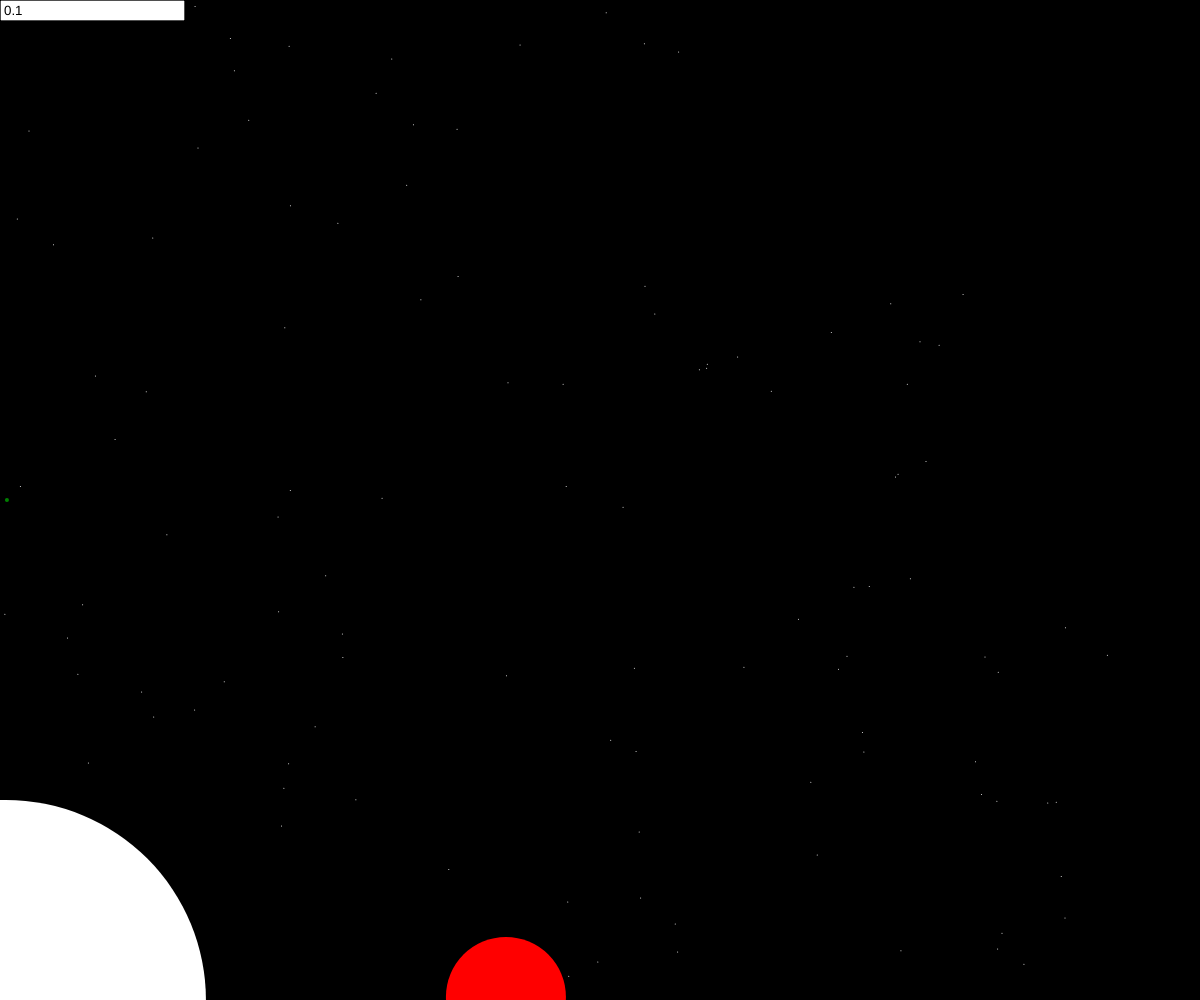
Frame 1 (no input)
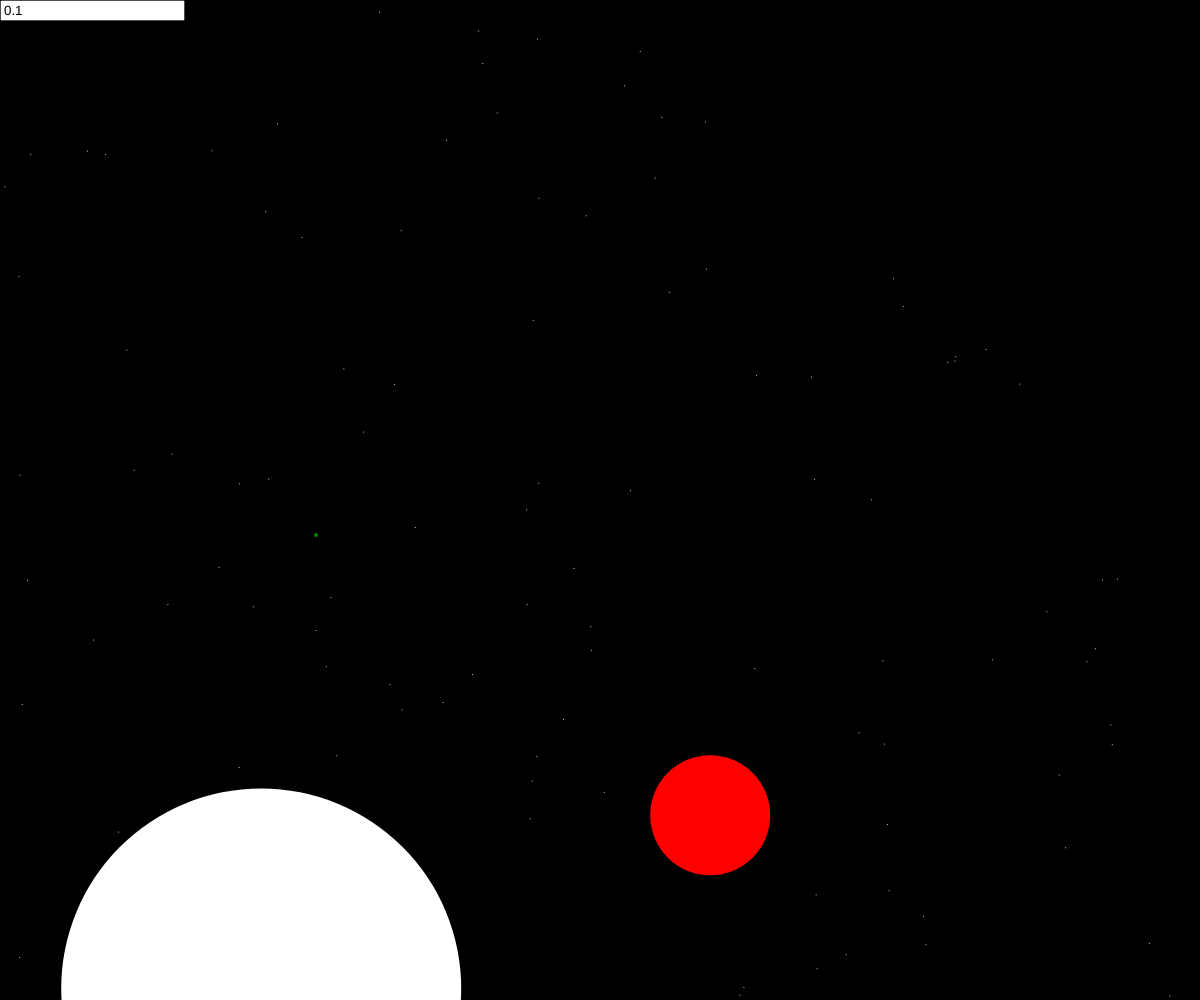
Frame 60 (no input)
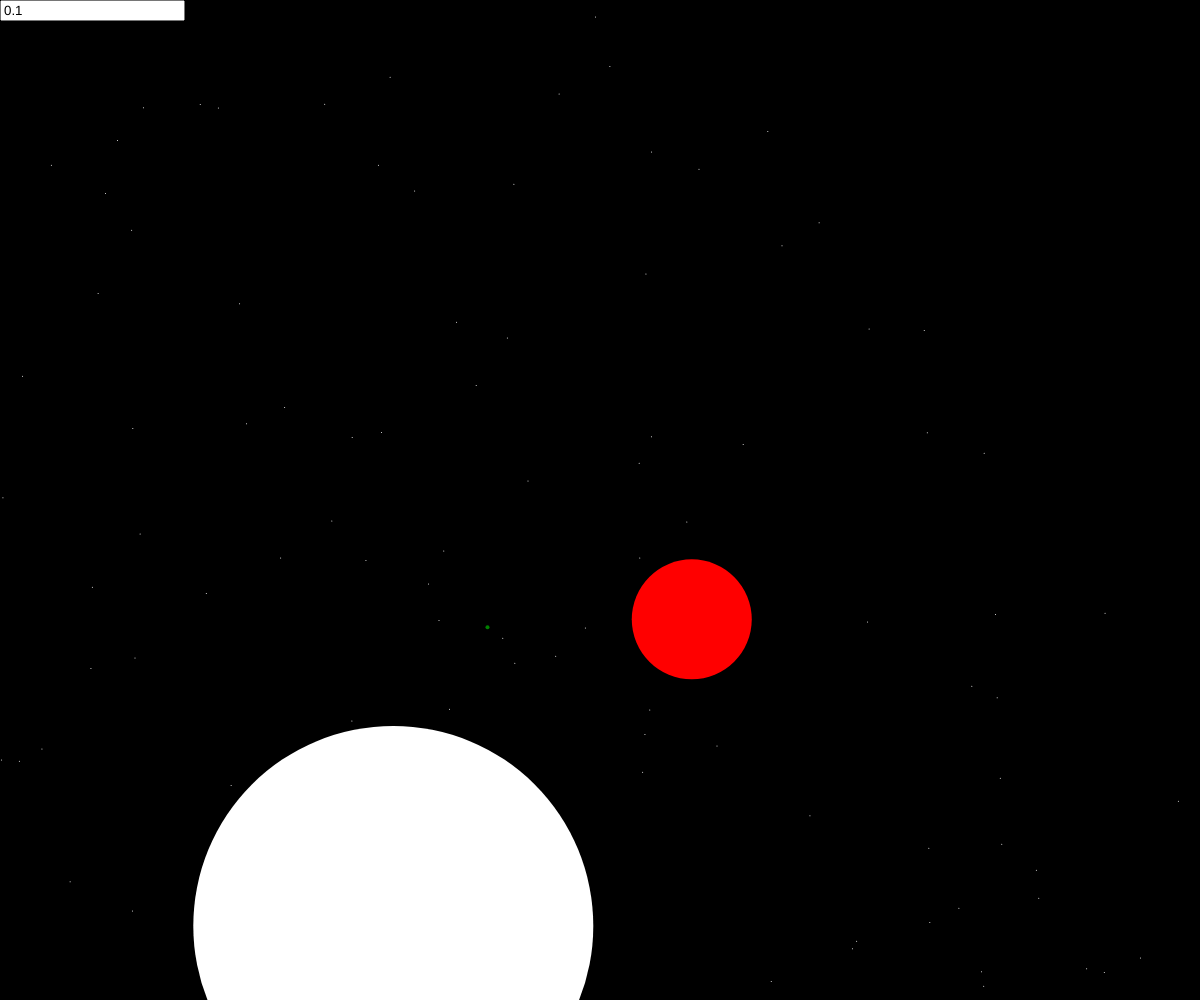
Frame 120 (the mouse pressed at the canvas centre since frame 60)

The p5.js sketch that drew these frames (run headless with seeded random() and noise() and a simulated clock; from frame 60 on, the mouse is pressed at the canvas centre):

// p5.js sketch
// ── sketch.js

let _width;
let _height;

let stars = [];
let planets = []

let friction = 1;
let gMult = 100;
let timeScale = 0.1;
let steps = 2;
let timeElapsed = timeScale / steps;

let starSize = 10

let inp;
let camera;

let stopUpdates = false
let numCollisions = 0

function isNumber(num){
  return num >= 0 || num < 0
}

function setup() {
  _width = windowWidth;
  _height = windowHeight;
  createCanvas(_width, _height);

  beegPlanets();

  camera = new Camera(planets[0])
    
  for(i = 0; i < 50000; i++){
    
    let red = 255;
    let blue = random(100, 255);
    let green = random(blue, 255);
    let alpha = 255;
    
    const star = {
      xPos: random(-100000, 100000),
      yPos: random(-100000, 100000),
      size: Math.pow(2, random(1, 6)),
      color: color(red, green, blue, alpha)
    }
    
    stars.push(star);    
  }
  
  inp = createInput(timeScale.toString());
  inp.position(0, 0);
}

function draw() {
  if(stopUpdates) return
  background(0);
  
  //let tempEarthVel = {
  //  x: earth.xVel, y: earth.yVel
  //}
  
  for(let i = 0; i < steps; i++){
    for(let j = 0; j < planets.length; j++){
    
      planets[j].update()
    }
  }
  
  camera.update()
  //getInput(tempEarthVel.x - earth.xVel, tempEarthVel.y - earth.yVel);

  strokeWeight(starSize * camera.zoom);
  stroke('white');
  let tempDist;
  if(width > height){
    tempDist = width / camera.zoom;
  }
  else{
    tempDist = height / camera.zoom;
  }
  for(let i = 0; i < stars.length; i++){
    
    if(Math.pow(stars[i].xPos - camera.position.x, 2) +
      Math.pow(stars[i].yPos - camera.position.y, 2) < Math.pow(tempDist, 2)){
      
      drawWithRot((stars[i].xPos-camera.position.x) * camera.zoom, 
                  (stars[i].yPos-camera.position.y) * camera.zoom);
    }
  }
  
  for(let i = planets.length-1; i >= 0; i--){
    
    stroke(planets[i].color);
    strokeWeight(planets[i].size * camera.zoom);
    
    if(planets[i].isEarth){
      //point(width/2, height/2)
    }

    drawWithRot((planets[i].position.x - camera.position.x) * camera.zoom, 
                (planets[i].position.y - camera.position.y) * camera.zoom);
  }
  
}
/*
function planetsBounce(i, j, d){
  
  planets[i].x = 
    0.5*(planets[i].x + planets[j].x) + 
    planets[i].size/2 * (planets[i].x - planets[j].x) / d; 
  planets[i].y = 
    0.5*(planets[i].y + planets[j].y) + 
    planets[i].size/2 * (planets[i].y - planets[j].y) / d; 
  planets[j].x = 
    0.5*(planets[i].x + planets[j].x) + 
    planets[j].size/2 * (planets[j].x - planets[i].x) / d; 
  planets[j].y = 
    0.5*(planets[i].y + planets[j].y) + 
    planets[j].size/2 * (planets[j].y - planets[i].y) / d;
  
  let nx = (planets[j].xPos - planets[i].xPos) / d; 
  let ny = (planets[j].yPos - planets[i].yPos) / d; 

  let p = 2 * (planets[i].xVel * nx + planets[i].yVel * ny - 
               planets[j].xVel * nx - planets[j].yVel * ny) /   
               (planets[i].mass + planets[j].mass); 
  
  planets[i].xVel = planets[i].xVel - p * planets[j].mass * nx * 0.99; 
  planets[i].yVel = planets[i].yVel - p * planets[j].mass * ny * 0.99; 
  planets[j].xVel = planets[j].xVel + p * planets[i].mass * nx * 0.99; 
  planets[j].yVel = planets[j].yVel + p * planets[i].mass * ny * 0.99;
  
        
  planets[i].xPos += planets[i].xVel * t;
  planets[i].yPos += planets[i].yVel * t;
  planets[j].xPos += planets[j].xVel * t;
  planets[j].yPos += planets[j].yVel * t;
 
  if(Math.abs(planets[i].xVel - planets[j].xVel) < 100 &&
     Math.abs(planets[i].yVel - planets[j].yVel) < 100){
    if(planets[i] == earth){
      planets[i].xVel = planets[j].xVel;
      planets[i].yVel = planets[j].yVel;
    }
    else if (planets[j] == earth){
      planets[j].xVel = planets[i].xVel;
      planets[j].yVel = planets[i].yVel;
    }
    else{
      let tempxVel = planets[i].xVel;
      let tempyVel = planets[i].yVel;
      planets[i].xVel += 2*(planets[j].xVel - planets[i].xVel);
      planets[i].yVel += 2*(planets[j].yVel - planets[i].yVel);
      planets[j].xVel += 2*(tempxVel - planets[j].xVel);
      planets[j].yVel += 2*(tempyVel - planets[j].yVel);
    }
  }
}
*/
function drawWithRot(inputX, inputY){
  
  //Thomas leaves his mark on the project
  let x = inputX - width/2;
  let y = inputY - height/2;
  
  let l = Math.sqrt(x*x + y*y);
  
  let theta;
  if (x<0) { theta = -camera.rotation - PI - Math.atan(y/x); }
  else{ theta = -camera.rotation - Math.atan(y/x); }
  
  let x2 = l * Math.cos(theta);
  let y2 = l * Math.sin(theta);
  
  point(x2 + width/2, y2 + height/2);
  
}

function getInput(accelerationX, accelerationY){
  
  /*
  //Attaching a jetpack to one of the celestial bodies
  let jetpackPower = 40 * inp.value();
  if(keyIsDown(LEFT_ARROW)){
    earth.xVel -= jetpackPower * cos(-camera.rotation);
    earth.yVel -= jetpackPower * sin(-camera.rotation);
  }
  if(keyIsDown(RIGHT_ARROW)){
    earth.xVel += jetpackPower * cos(-camera.rotation);
    earth.yVel += jetpackPower * sin(-camera.rotation);
  }
  if(keyIsDown(DOWN_ARROW)){
    earth.xVel -= jetpackPower * sin(camera.rotation);
    earth.yVel -= jetpackPower * cos(camera.rotation);
  }
  if(keyIsDown(UP_ARROW)){
    earth.xVel += jetpackPower * sin(camera.rotation);
    earth.yVel += jetpackPower * cos(camera.rotation);
  }
  
  if(keyIsDown(83)){
    
    let tempX = camera.position.x + width / camera.zoom / 2;
    let tempY = camera.position.y + height / camera.zoom / 2;
    
    camera.zoom *= 0.99;
    
    camera.position.x = tempX - width / camera.zoom / 2;
    camera.position.y = tempY - height / camera.zoom / 2;
  }
  if(keyIsDown(87)){
    
    let tempX = camera.position.x + width / camera.zoom / 2;
    let tempY = camera.position.y + height / camera.zoom / 2;
    
    camera.zoom *= 1.01;
    
    camera.position.x = tempX - width / camera.zoom / 2;
    camera.position.y = tempY - height / camera.zoom / 2;
  }
  */
  
  /*
  tempRot = Math.atan2(accelerationX, accelerationY);
  
  if(tempRot >= 0 || tempRot < 0){
    
    if(Math.abs(camera.rotation - tempRot) > PI){
      if(camera.rotation > tempRot){
        camera.rotation -= 2*PI;
      }
      else{
        tempRot -= 2*PI;
      }
    }
    
    camera.rotation = (camera.rotation + (tempRot / 30)) / 1.033;
    
  }
  */
  inp.input(ChangeTimeScale);
}

function ChangeTimeScale(){
  
  let value = this.value();
  
  if(
    (value > 0 && value < 1000) || (value < 0 && value > -1000)){
    
    timeScale = value;
    timeElapsed = timeScale / steps;
    
    console.log("Changing!");
  }
  
  console.log(value);
}

function earthMars(){
  
  
const planet1 = Object.assign({}, planetTemplate);
planet1.xPos = 700; planet1.yPos = 0;
planet1.xVel = 0; planet1.yVel = 120;
planet1.mass = 20; planet1.size = 60;
planet1.color = 'brown';
planets.push(planet1);
  
const sun1 = Object.assign({}, planetTemplate);
sun1.xPos = 0; sun1.yPos = 0;
sun1.xVel = 0; sun1.yVel = 0;
sun1.mass = 100; sun1.size = 400;
sun1.color = 'white';
planets.push(sun1);

const moon1 = Object.assign({}, planetTemplate);
moon1.xPos = 700; moon1.yPos = -60;
moon1.xVel = 45; moon1.yVel = 100;
moon1.mass = 1; moon1.size = 20;
moon1.color = 'brown';
planets.push(moon1);

const planet2 = Object.assign({}, planetTemplate);
planet2.xPos = 1700; planet2.yPos = 0;
planet2.xVel = 0; planet2.yVel = -110;
planet2.mass = 30; planet2.size = 100;
planet2.color = 'red';
planets.push(planet2);
}

function quadPlanets(){
  
  
const planet1 = Object.assign({}, planetTemplate);
planet1.xPos = 1200; planet1.yPos = 1200;
planet1.xVel = 80; planet1.yVel = -80;
planet1.mass = 55; planet1.size = 100;
planet1.color = 'green';
planets.push(planet1);
  
const planet2 = Object.assign({}, planetTemplate);
planet2.xPos = -1200; planet2.yPos = 1200;
planet2.xVel = 80; planet2.yVel = 80;
planet2.mass = 55; planet2.size = 100;
planet2.color = 'green';
planets.push(planet2);
  
const planet3 = Object.assign({}, planetTemplate);
planet3.xPos = -1200; planet3.yPos = -1200;
planet3.xVel = -80; planet3.yVel = 80;
planet3.mass = 55; planet3.size = 100;
planet3.color = 'green';
planets.push(planet3);
  
const planet4 = Object.assign({}, planetTemplate);
planet4.xPos = 1200; planet4.yPos = -1200;
planet4.xVel = -80; planet4.yVel = -80;
planet4.mass = 55; planet4.size = 100;
planet4.color = 'green';
planets.push(planet4);
}

function twinSuns(){
  
  const planet1 = new Planet(new Vector(0, 0), new Vector(0, 0), 1, 40, 'green')
  const planet2 = new Planet(new Vector(3000, 240), new Vector(0, 140), 1, 70, 'brown')
    
  const sun1 = new Planet(new Vector(400, 0), new Vector(0, -90), 100, 120, 'yellow')
  const sun2 = new Planet(new Vector(-400, 0), new Vector(0, 90), 100, 120, 'white')
}

function beegPlanets(){
  const planet = new Planet(new Vector(0, 5000), new Vector(100, 0), 10, 40, 'green')

  const sun = new Planet(new Vector(0, 0), new Vector(0, 0), 1200, 4000, 'white')

  const planet1 = new Planet(new Vector(0, 12000), new Vector(-500, 0), 200, 1200, 'brown')
  const planet2 = new Planet(new Vector(5000, 0),  new Vector(0, 300),  200, 1200, 'red')
}













// ── Camera.js
class Camera{
    constructor(earth){
        this.rotation = 0
        this.zoom = 0.1
        this.speed = 4

        this.earth = earth
        
        //this.position = earth.position.subtract(new Vector(_width, _height).divide(this.zoom, 2))
        this.position = new Vector(0, 0)
    }

    update(){
        this.position.x = (this.position.x + (this.earth.position.x - width / this.zoom / 2) / 100) / 1.01
        this.position.y = (this.position.y + (this.earth.position.y - height / this.zoom / 2) / 100) / 1.01
        //this.position.x = this.earth.position.x - width/this.zoom/2
        //this.position.y = this.earth.position.y - height/this.zoom/2

        //this.rotation = (camera.rotation + (this.earth.acceleration.angle / 30)) / 1.033;
        //this.rotation = this.earth.acceleration.angle + Math.PI/2
    }
}
// ── Planet.js


class Planet{
    constructor(position = Vector(0, 0), velocity = Vector(0, 0), mass = 1, size = 1, color = 'white'){
        this.position = position
        this.velocity = velocity
        this.mass = mass
        this.size = size
        this.color = color

        this.acceleration = new Vector(0, 0)

        this.index = planets.length
        planets.push(this)

        this.isEarth = false
        if(this.index == 0) this.isEarth = true
    }

    update(){
        if(stopUpdates) return
        
        this.position.x += this.velocity.x * timeElapsed;
        this.position.y += this.velocity.y * timeElapsed;
        
        this.velocity.x *= friction;
        this.velocity.y *= friction;
        
        let tempVelocity = this.velocity.copy()
        for(let i of planets){
            if(i != this){
                
                let gMag = 1/(this.position.subtract(i.position).sqrMagnitude);
                
                this.velocity.x -= (this.position.x - i.position.x) * timeElapsed * gMag * gMult * i.mass;
                this.velocity.y -= (this.position.y - i.position.y) * timeElapsed * gMag * gMult * i.mass;
            
                //if(tempVelocity.isVector() && !this.velocity.isVector()) print(this.velocity, planets[i].velocity, tempVelocity, gMag, this.position, planets[i].position, this.index, planets[i].index)
            }
        }
        this.acceleration.x = (this.velocity.x - tempVelocity.x) * steps;
        this.acceleration.y = (this.velocity.y - tempVelocity.y) * steps;
        
        for(let i of planets){
            if(i != this){
            
                let dist = Math.sqrt(
                    Math.pow(this.position.x - i.position.x, 2) +
                    Math.pow(this.position.y - i.position.y, 2));
                
                if(dist < (this.size + i.size) / 2){
                    
                    this.bounce(i, dist);
                }
            }
        }
    }

    bounce(other, dist){

        let goingToStick = false
        if(Math.abs(this.xVel - other.xVel) < 100 &&
        Math.abs(this.yVel - other.yVel) < 100){
            goingToStick = true
        } 

        // shortening variable names
        {
            this.xPos = this.position.x
            this.yPos = this.position.y
            this.xVel = this.velocity.x
            this.yVel = this.velocity.y
            other.xPos = other.position.x
            other.yPos = other.position.y
            other.xVel = other.velocity.x
            other.yVel = other.velocity.y
        }
        print("Collision!")
        numCollisions++
        //print(Math.sqrt(Math.pow(this.xPos - other.xPos, 2) + Math.pow(this.yPos - other.yPos, 2)) - (this.size + other.size))

        // move them out of each other's hitboxes
        let averageX = (this.xPos + other.xPos)/2
        let averageY = (this.yPos + other.yPos)/2

        //print(this.color, other.color)
        //print(this.xPos, this.yPos, other.xPos, other.yPos)
        this.xPos =  averageX + this.size/2 * (this.xPos - other.xPos) / dist; 
        this.yPos =  averageY + this.size/2 * (this.yPos - other.yPos) / dist; 
        other.xPos = averageX + other.size/2 * (other.xPos - this.xPos) / dist;
        other.yPos = averageY + other.size/2 * (other.yPos - this.yPos) / dist;

        if(numCollisions >= 2){

            this.position.x =  this.xPos
            this.position.y =  this.yPos
            this.velocity.x =  this.xVel
            this.velocity.y =  this.yVel
            other.position.x = other.xPos
            other.position.y = other.yPos
            other.velocity.x = other.xVel
            other.velocity.y = other.yVel
        }

        //print(averagePosition)
        //print(this.size/2 * (this.xPos - other.xPos) / dist, this.size/2 * (this.yPos - other.yPos) / dist, other.size/2 * (other.xPos - this.xPos) / dist, other.size/2 * (other.yPos - this.yPos) / dist)
        //print(this.xPos, this.yPos, other.xPos, other.yPos)

        let newVector = new Vector((other.xPos - this.xPos) / dist, (other.yPos - this.yPos) / dist); 
        
        // I didn't cite the source when I wrote this code
        // This was the algorithm I was given. I hope it never breaks
        let p = 2 * (this.xVel * newVector.x + this.yVel * newVector.y - 
                    other.xVel * newVector.x - other.yVel * newVector.y) / 
                    (this.mass + other.mass); 
        
        
        // Collision elasticity
        this.xVel =  this.xVel - p * other.mass * newVector.x * 0.99; 
        this.yVel =  this.yVel - p * other.mass * newVector.y * 0.99; 
        other.xVel = other.xVel + p * this.mass * newVector.x * 0.99; 
        other.yVel = other.yVel + p * this.mass * newVector.y * 0.99;
        
        let i = 0
        //print(Math.sqrt(Math.pow(this.xPos - other.xPos, 2) + Math.pow(this.yPos - other.yPos, 2)) - (this.size + other.size))

        //this.sizePercent =  this.size /  (this.size + other.size)
        //other.sizePercent = other.size / (this.size + other.size)
        
        while(Math.sqrt(Math.pow(this.xPos - other.xPos, 2) + Math.pow(this.yPos - other.yPos, 2)) < (this.size + other.size)/2)
        {
            this.xPos += this.xVel * timeElapsed;
            this.yPos += this.yVel * timeElapsed;
            other.xPos += other.xVel * timeElapsed;
            other.yPos += other.yVel * timeElapsed;

            i++
        }
        print(i)

        if(numCollisions >= 2){
            stopUpdates = true
            return
        }
        
        //print(this.xPos, this.yPos, other.xPos, other.yPos)
        //print(Math.sqrt(Math.pow(this.xPos - other.xPos, 2) + Math.pow(this.yPos - other.yPos, 2)) - (this.size + other.size))

        if(goingToStick){

            print("Stick!")

            if(this.isEarth){
                this.xVel = other.xVel;
                this.yVel = other.yVel;
            }
            else if (other.isEarth){
                other.xVel = this.xVel;
                other.yVel = this.yVel;
            }
            else{
                let tempxVel = this.xVel;
                let tempyVel = this.yVel;
                this.xVel += 2*(other.xVel - this.xVel);
                this.yVel += 2*(other.yVel - this.yVel);
                other.xVel += 2*(tempxVel - other.xVel);
                other.yVel += 2*(tempyVel - other.yVel);
            }
        }

        // lengthening variable names again
        {
            this.position.x =  this.xPos
            this.position.y =  this.yPos
            this.velocity.x =  this.xVel
            this.velocity.y =  this.yVel
            other.position.x = other.xPos
            other.position.y = other.yPos
            other.velocity.x = other.xVel
            other.velocity.y = other.yVel
        }
    }
}


// ── Vector.js


class Vector{

    constructor(x, y){
        this.x = x;
        this.y = y;

        this.type = 'vector';
    }

    add(other)     { return new Vector(this.x + other.x, this.y + other.y); }
    subtract(other){ return new Vector(this.x - other.x, this.y - other.y); }
    multiply(other){ return new Vector(this.x * other, this.y * other);     }
    divide(other)  { return new Vector(this.x / other, this.y / other);     }
    
    invert(){ 
        const newVector = new Vector(1/this.x, 1/this.y); 

        // If it was 0 it should now be infinity, but code doesn't like infinity
        if(newVector.x > 9999)  newVector.x = 9999;
        if(newVector.x < -9999) newVector.x = -9999;
        if(newVector.y > 9999)  newVector.y = 9999;
        if(newVector.y < -9999) newVector.y = -9999;

        return newVector;
    }

    addWithFriction(other, friction){
        return (this.add(other.multiply(friction))).divide(1 + friction);
    }

    toString(){
        return this.x + ', ' + this.y;
    }

    get magnitude(){
        return Math.sqrt(this.sqrMagnitude);
    }

    get sqrMagnitude(){
        return Math.pow(this.x, 2) + Math.pow(this.y, 2);
    }

    set magnitude(newMag){
        let currentMag = this.magnitude;

        if(currentMag){
            this.x *= newMag / currentMag;
            this.y *= newMag / currentMag;
        }
    }

    get angle(){
        let angle = Math.atan2(this.y, this.x);
        if(angle < 0) angle += 2*Math.PI;
        return angle;
    }

    set angle(_angle){
        let currentMag = this.magnitude;

        if(currentMag){
            this.x = Math.cos(_angle) * currentMag;
            this.y = Math.sin(_angle) * currentMag;
        }
    }

    setAngle(_angle){
        let currentMag = this.magnitude;

        let newVector = new Vector(0, 0);
        if(currentMag){
            newVector.x = Math.cos(_angle) * currentMag;
            newVector.y = Math.sin(_angle) * currentMag;
        }
        return newVector;
    }

    isVector(){
        return isNumber(this.x) && isNumber(this.y);
    }

    insideOf(firstCorner, secondCorner){
        return isBetween(this.x, firstCorner.x, secondCorner.x) && isBetween(this.y, firstCorner.y, secondCorner.y);
    }

    lerp(other, time){
        return new Vector(this.internalLerp(this.x, other.x, time), this.internalLerp(this.y, other.y, time));
    }

    internalLerp (value1, value2, amount) {
        amount = amount < 0 ? 0 : amount;
        amount = amount > 1 ? 1 : amount;
        return value1 + (value2 - value1) * amount;
    };

    rotate(angleChange){
        this.angle += angleChange;
    }

    copy(){
        return new Vector(this.x, this.y);
    }

    get direction(){
        return this.findDirection().direction;
    }

    get diagonal(){
        return this.findDirection().diagonal;
    }
      
    findDirection(theta = this.angle){

        if(theta >= Math.PI/8 && theta < Math.PI*3/8){
            return {direction: 'up', diagonal: true};
        }
        else if (theta >= Math.PI*3/8 && theta < Math.PI*5/8){
            return {direction: 'up', diagonal: false};
        }
        else if (theta >= Math.PI*5/8 && theta < Math.PI*7/8){
            return {direction: 'left', diagonal: true};
        }
        else if (theta >= Math.PI*15/8 || theta < Math.PI*1/8){
            return {direction: 'right', diagonal: false};
        }
        else if (theta >= Math.PI*13/8 && theta < Math.PI*15/8){
            return {direction: 'right', diagonal: true};
        }
        else if (theta >= Math.PI*11/8 && theta < Math.PI*13/8){
            return {direction: 'down', diagonal: false};
        }
        else if (theta >= Math.PI*9/8 && theta < Math.PI*11/8){
            return {direction: 'down', diagonal: true};
        }
        else{
            return {direction: 'left', diagonal: false};
        }

    }
}

class Position extends Vector{
    constructor(x, y){
        super(x, y);
        this.type = 'position';
    }
}

class Velocity extends Vector{
    constructor(x, y){
        super(x, y);
        this.type = 'velocity';
    }

    setAngle(_angle){
        let vector = super.setAngle(_angle);
        return new Velocity(vector.x, vector.y)
    }
}

class Acceleration extends Vector{
    constructor(x, y){
        super(x, y);
        this.type = 'acceleration';
    }

    setAngle(_angle){
        let vector = super.setAngle(_angle);
        return new Acceleration(vector.x, vector.y)
    }
}

class Angle{
    constructor(num){
        this.angle = num;
        this.type = 'angle';
    }
}
